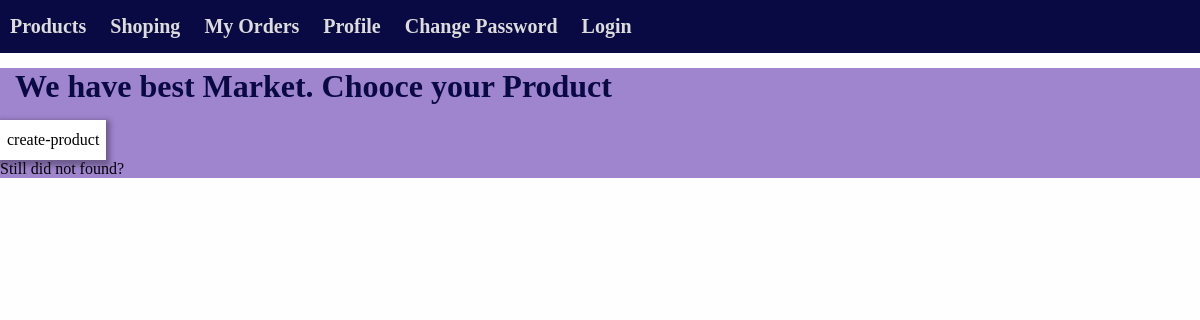
The page /product-list on the database as committed earlier.
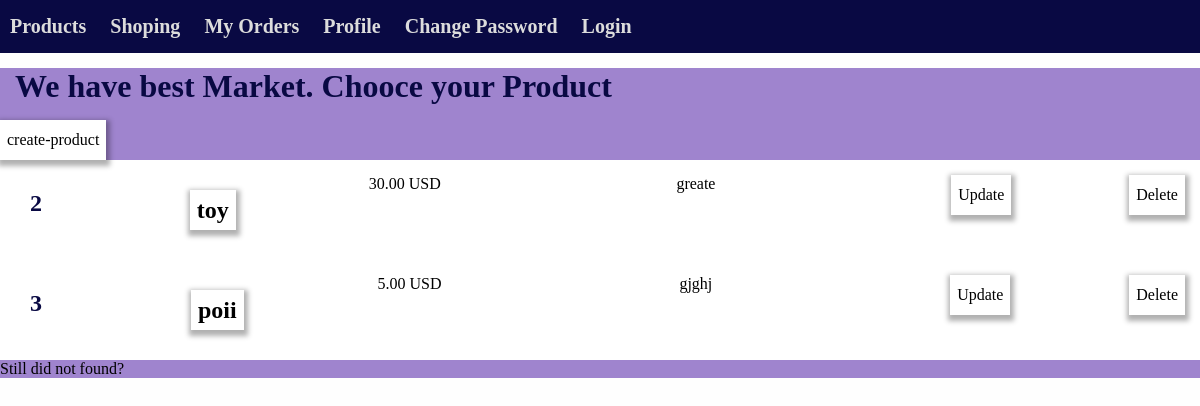
The same page on the database as committed later.
### core/models.py (models this page shows)
class Product(models.Model):
    name = models.CharField(max_length=200)
    price = models.DecimalField(decimal_places=2, max_digits=6)
    description = models.TextField(default="No description provided")
    stock = models.PositiveIntegerField(default=0)
    is_active = models.BooleanField(default=False)

### core/views.py (the view)
# urls.py: path('product-list', productlistView, name='product-list'),
def productlistView(request):
    products = Product.objects.all()
    context = {
        'object_list': products,
    }
    template_name = 'core/productList.html'
    return render(request,template_name, context)

### template/core/productList.html (shortened to what this page needs)
{% load static %}
<!DOCTYPE html>
<html lang="en">
<head>
    <link rel="stylesheet" type="text/css" href="{% static 'css/styles.css' %}">
</head>
<body>
     <nav>
    <ul>
      <li class="navigator"><a href="#">Products</a></li>
         <li class="navigator"><a href="">Shoping</a></li>
        <li class="navigator"><a href="">My Orders</a></li>
      <li class="navigator"><a href="">Profile</a></li>
      <li class="navigator"><a href="#">Change Password</a></li>
      {% if request.user.is_authenticated %}
      <li class="navigator"><a href="#">Logout</a></li>
        {% else %}
        <li class="navigator"><a href="#">Login</a></li>
        {% endif %}
    </ul>
  </nav>
     {%block content %}
     <div class="container">
        <h1>We have best Market. Chooce your Product</h1>
         <a href="{% url 'create-product' %}">create-product</a>
         {%for product in object_list%}
         <div class="row">
             <h2>{{product.id}}</h2>
             <h2><a href="{% url 'product-detail' product.id %}">{{product.name}}</a></h2>
             <p>{{product.price}} USD<p>
             <p>{{product.description}}<p>
             <p><a href="{% url 'product-update' product.id %}">Update</a></p>
             <p><a href="{% url 'product-delete' product.id %}">Delete</a></p>
          </div>
          {% endfor %}
         <p>Still did not found? </p>
     </div>
     {% endblock %}
</body>
</html>

### static/css/styles.css (style rules this page uses)
* { margin:0; padding:0; }
body { background-color:rgb(254, 254, 254); }
h2, h1 { color: rgb(9, 9, 67); margin: 15px; }
.container { background-color: rgb(159, 132, 206); width: 100%; }
div a, .allAddress { background: #fff; box-shadow: 1px 3px 5px 3px #0000004f; padding: 0 7px; height: 40px; line-height: 40px; text-decoration: none; color: black; border:none; display: inline-block; }
.row { display: flex; justify-content: space-between; padding: 15px; background-color: white; }
.navigator { display: inline-block; padding: 10px; font-weight: bold; }
nav { background-color: rgb(9, 9, 67); padding-right: 40px; padding-bottom: 5px; padding-top: 5px; }
nav a { color:gainsboro; text-decoration: none; font-size: 20px; }

Rows that differ between the two databases and show on the page:
added Product: id "2", name "toy", price "30.00", description "greate"
added Product: id "3", name "poii", price "5.00", description "gjghj"
